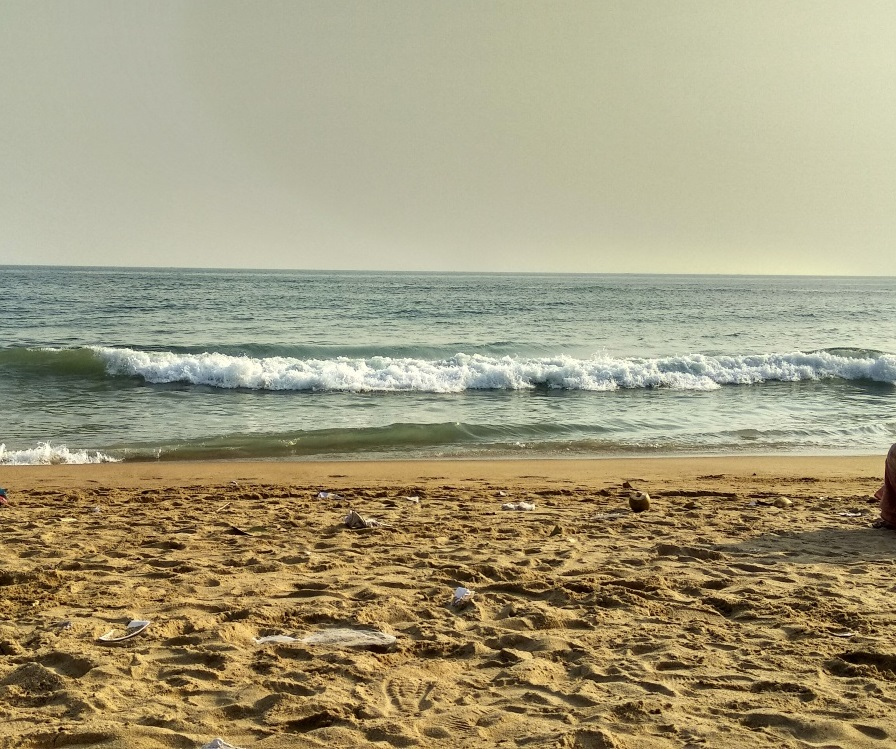
#> input picture prac2/sea.png, 896 x 749 px
$ python 5.1.py
#> lines starting #> are read from the running program, lines starting #| are printed output that depends on the picture
import cv2
import numpy as np

src = cv2.imread('sea.png')
#> src is the input picture: shape (749, 896, 3); mean B, G, R 124.9, 155.8, 163.5

rows, cols = src.shape[:2]
#> rows = 749; cols = 896

M_translation = np.float32([[1, 0, 100], [0, 1, 50]])
dst_translation = cv2.warpAffine(src, M_translation, (cols + 100, rows + 50))
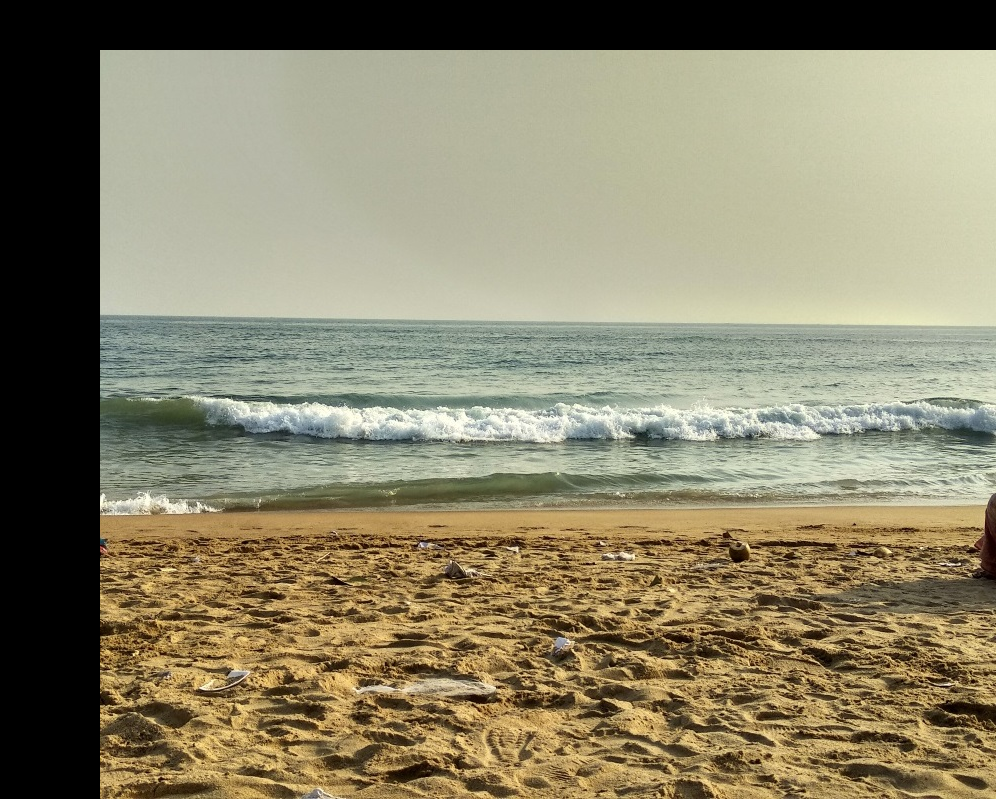
#> dst_translation: shape (799, 996, 3); mean B, G, R 105.3, 131.4, 137.9

cv2.imshow('Imagen trasladada', dst_translation)

M_rotation = cv2.getRotationMatrix2D((cols / 2, rows / 2), 10, 1.5)
dst_rotation = cv2.warpAffine(src, M_rotation, (cols, rows))
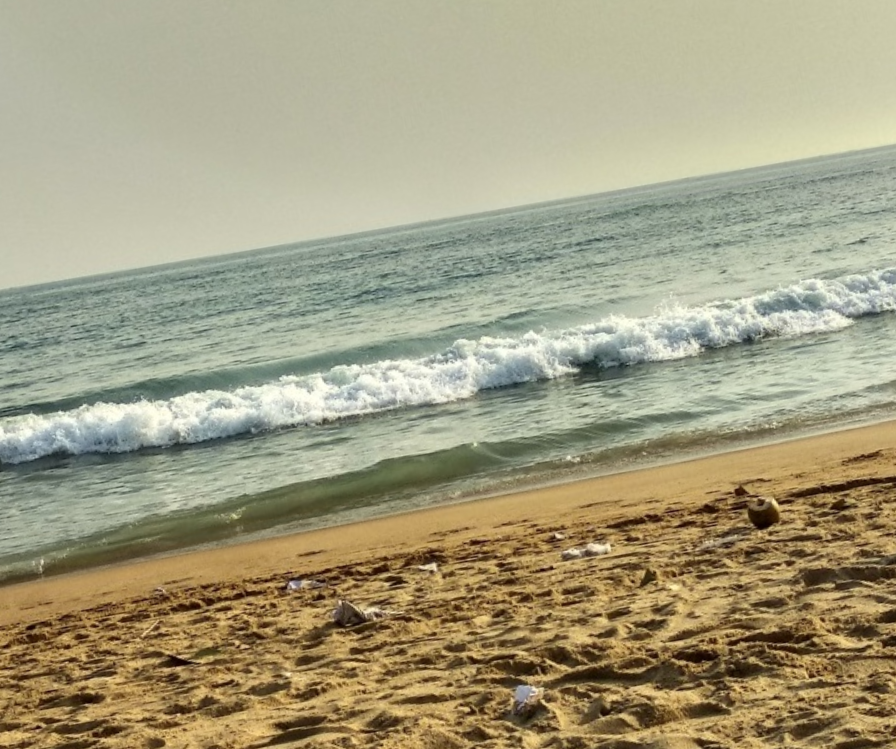
#> dst_rotation: shape (749, 896, 3); mean B, G, R 128.4, 157.3, 163.1

cv2.imshow('Imagen rotada', dst_rotation)

M_scaling = np.float32([[2, 0, 0], [0, 2, 0]])
dst_scaling = cv2.warpAffine(src, M_scaling, (cols * 2, rows * 2))

cv2.imshow('Imagen escalada', dst_scaling)

dst_combined = cv2.warpAffine(dst_rotation, M_translation, (cols + 100, rows + 50))
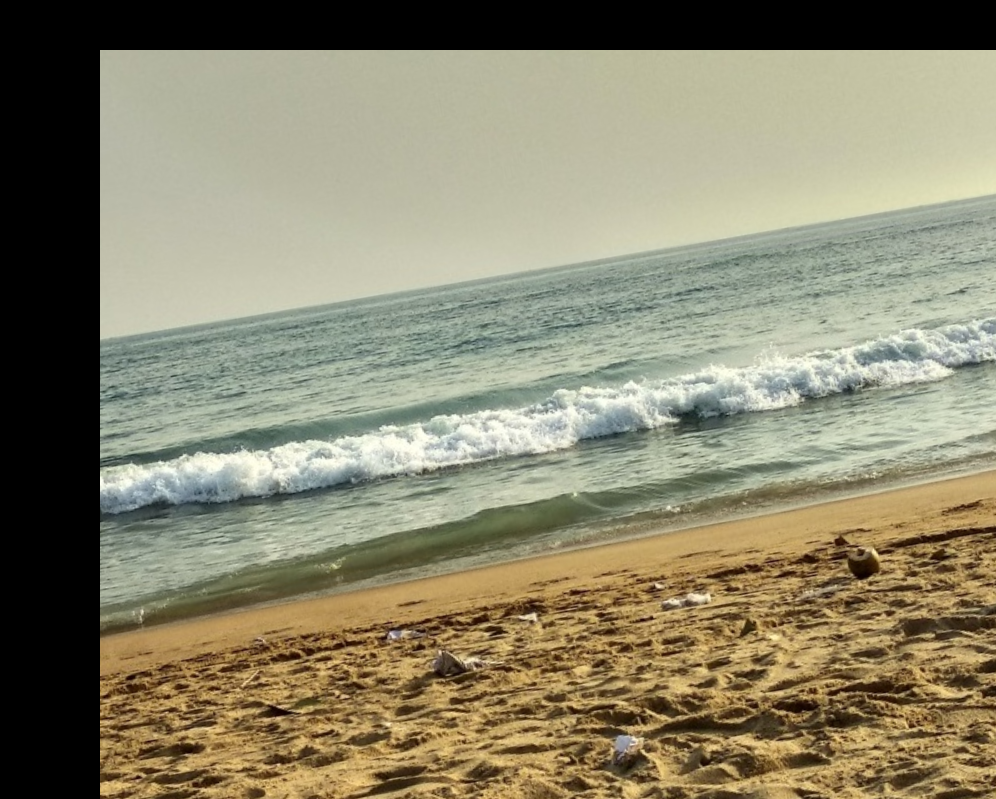
#> dst_combined: shape (799, 996, 3); mean B, G, R 108.3, 132.6, 137.5
dst_combined = cv2.warpAffine(dst_combined, M_scaling, (cols * 2, rows * 2))
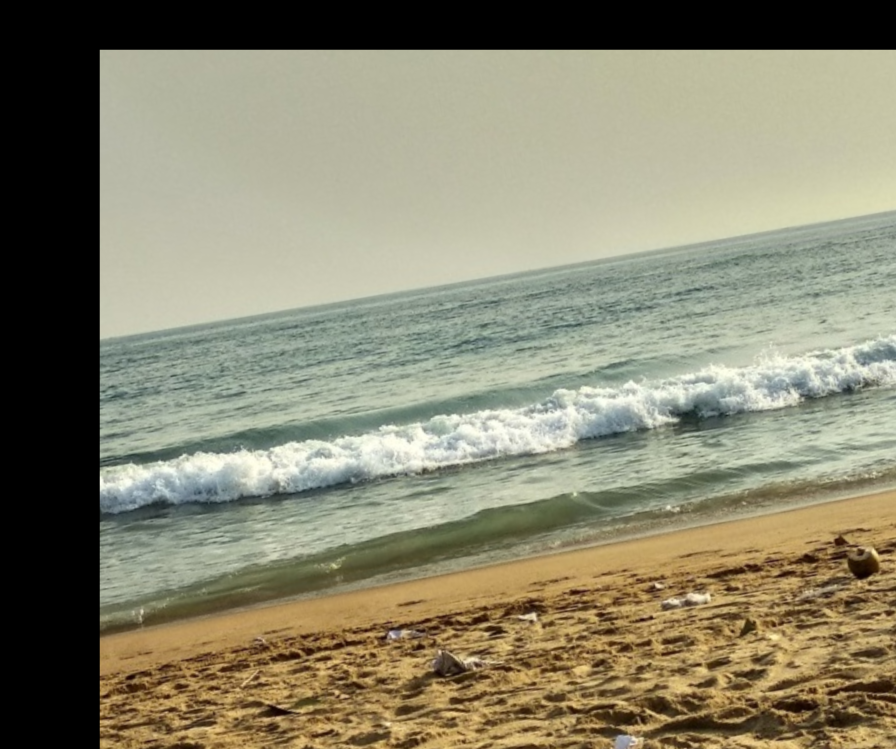
#> dst_combined: shape (1498, 1792, 3) (shown at 1/2 size); mean B, G, R 110.2, 132.8, 136

cv2.imshow('Imagen combinada', dst_combined)

cv2.waitKey(0)
cv2.destroyAllWindows()

$ run again, with prac2/TORREDELMAR.jpg saved as prac2/sea.png
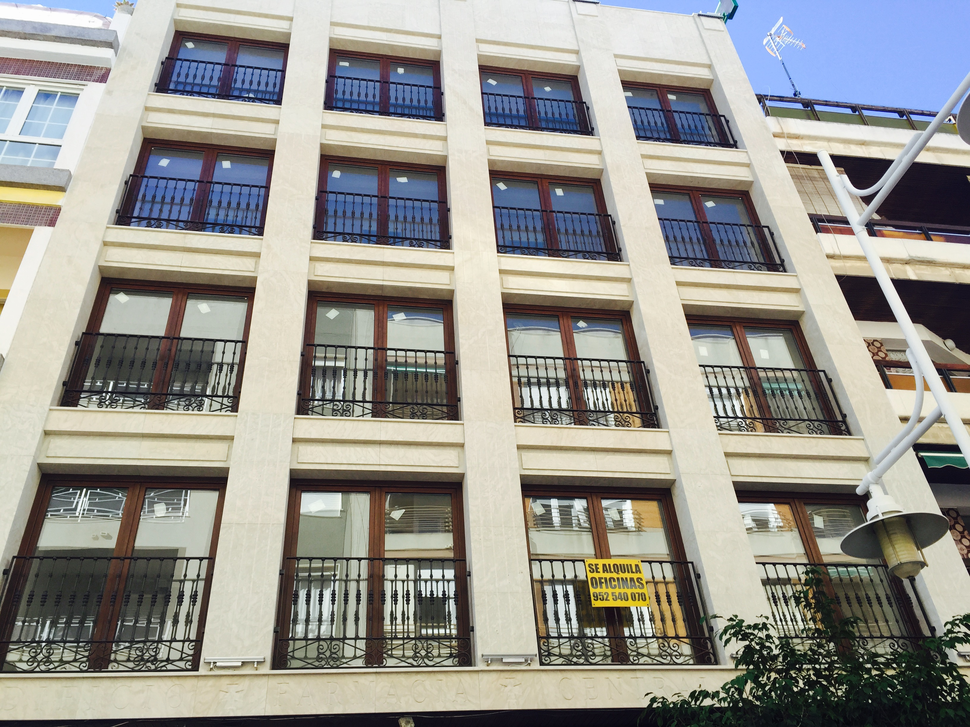
#> input picture prac2/TORREDELMAR.jpg, 970 x 727 px, shrunk from 3264 x 2448 before the run
#> src is the input picture: shape (727, 970, 3); mean B, G, R 142.5, 148.7, 150.2
#> `dst_rotation = cv2.warpAffine(src, M_rotation, (cols, rows))`:
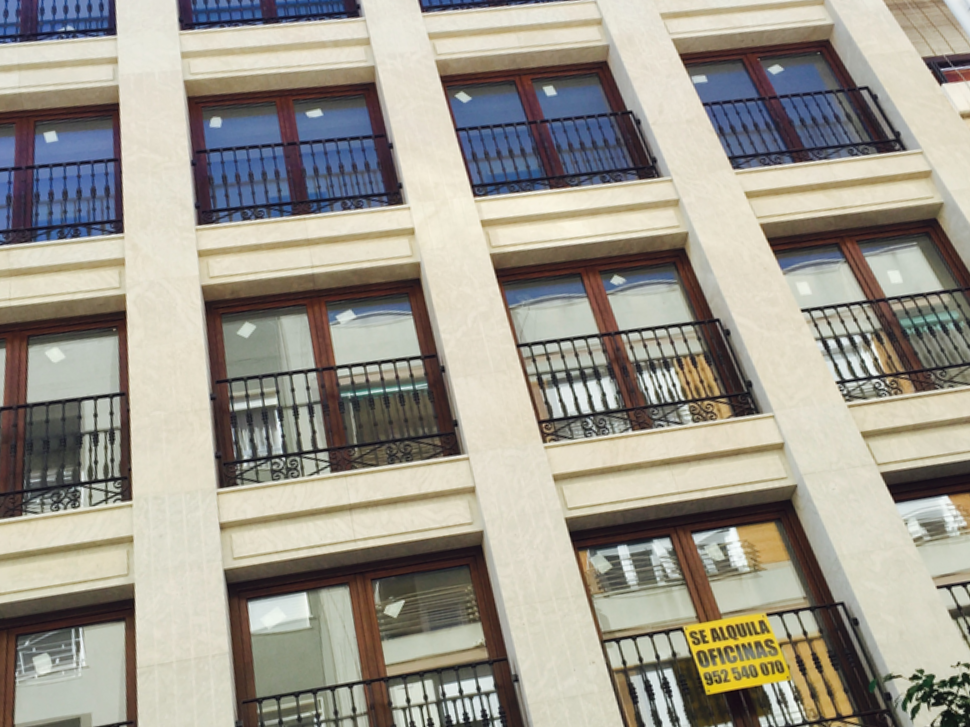
#> dst_rotation: shape (727, 970, 3); mean B, G, R 141.8, 152.7, 157.1
#> `dst_combined = cv2.warpAffine(dst_combined, M_scaling, (cols * 2, rows..`:
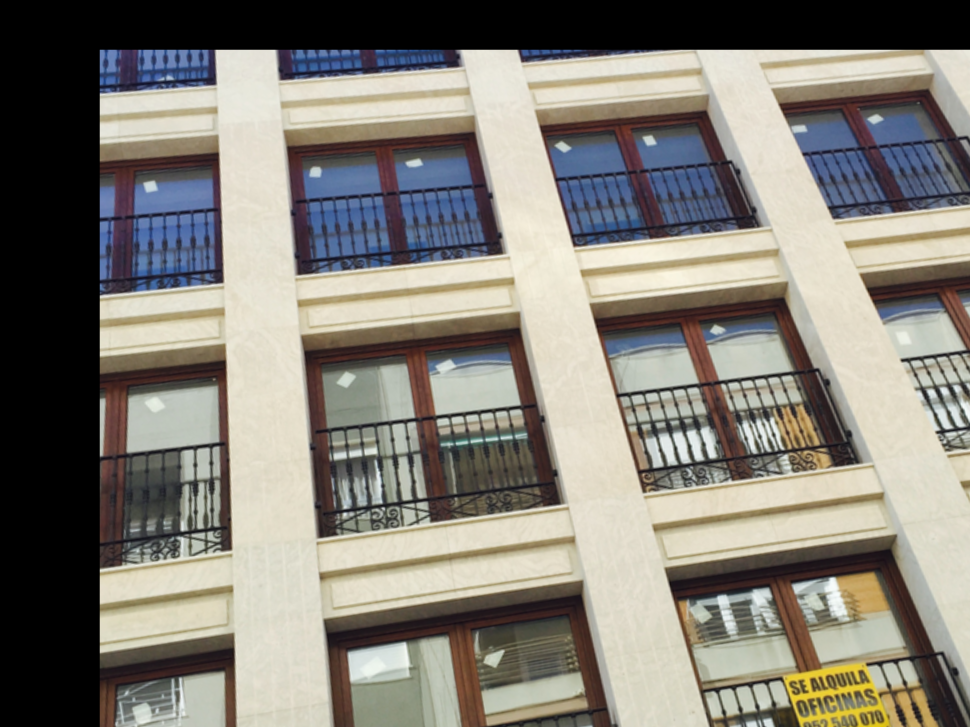
#> dst_combined: shape (1454, 1940, 3) (shown at 1/2 size); mean B, G, R 119.2, 127.6, 131.4
